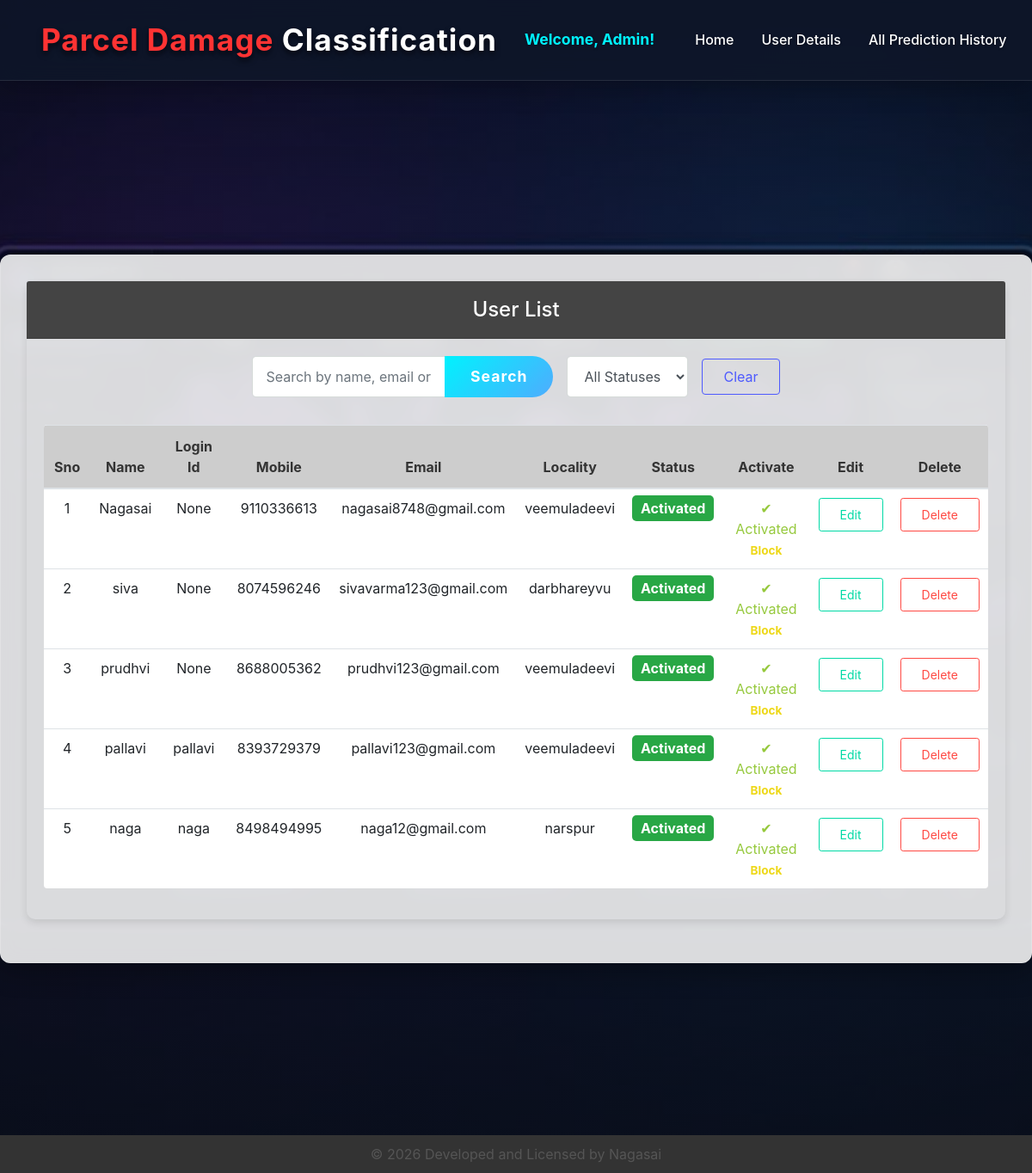
Page /ViewRegisteredUsers/ on the committed database.
### users/models.py (models this page shows, shortened)
class UserRegistrationModel(models.Model):
    name = models.CharField(unique=True, max_length=100)
    loginid = models.CharField(unique=True, max_length=100, null=True, blank=True)
    password = models.CharField(max_length=100)
    mobile = models.CharField(unique=True, max_length=100)
    email = models.CharField(unique=True, max_length=100)
    locality = models.CharField(max_length=100)
    address = models.CharField(max_length=1000)
    city = models.CharField(max_length=100)
    state = models.CharField(max_length=100)
    status = models.CharField(max_length=100)
    otp_code = models.CharField(max_length=6, null=True, blank=True)
    otp_created_at = models.DateTimeField(null=True, blank=True)
    class Meta:
        db_table = 'UserRegistrations'

### admins/views.py (the view)
# urls.py: path("ViewRegisteredUsers/", admins.ViewRegisteredUsers, name="ViewRegisteredUsers"),
def ViewRegisteredUsers(request):
    search_query = request.GET.get('search')
    status_filter = request.GET.get('status')
    data = UserRegistrationModel.objects.all()
    if search_query:
        data = data.filter(
            Q(name__icontains=search_query) |
            Q(email__icontains=search_query) |
            Q(loginid__icontains=search_query)
        )
    if status_filter:
        data = data.filter(status=status_filter)
    return render(request, 'admins/RegisteredUsers.html', {'data': data})

### assets/templates/admins/RegisteredUsers.html (shortened to what this page needs)
{% extends 'admins/adminbase.html' %}
{% load static %}
{% block user_list %}active{% endblock %}
{% block content %}
<br>
<br>
<br>
<br>
    <br>
    <br>
    <br>
    <br>
        <br>
    <div>
        <div class="jumbotron wow fadeInUp" data-wow-duration="1s">
            <div class="row">
                <div class="col-md-12">
                    <div class="card">
                        <div class="card-header">User List</div>
                        <div class="card-body">
                            <div class="row mb-4">
                                <div class="col-md-12">
                                    <form method="GET" action="{% url 'ViewRegisteredUsers' %}" class="form-inline justify-content-center">
                                        <div class="input-group mr-3 mb-2" style="width: 350px;">
                                            <input type="text" name="search" class="form-control" placeholder="Search by name, email or login id..." value="{{ request.GET.search }}">
                                            <div class="input-group-append">
                                                <button class="btn btn-primary" type="submit">Search</button>
                                            </div>
                                        </div>
                                        <select name="status" class="form-control mr-3 mb-2" onchange="this.form.submit()">
                                            <option value="">All Statuses</option>
                                        </select>
                                        <a href="{% url 'ViewRegisteredUsers' %}" class="btn btn-outline-secondary mb-2">Clear</a>
                                    </form>
                                </div>
                            </div>
                            <div class="wow fadeInUp" data-wow-duration="1s">
        <table class="table table-hover text-center align-middle bg-white rounded">
                                <thead>
                                <tr>
                                    <th scope="col">Sno</th>
                                    <th scope="col">Name</th>
                                    <th scope="col">Login Id</th>
                                    <th scope="col">Mobile</th>
                                    <th scope="col">Email</th>
                                    <th scope="col">Locality</th>
                                    <th scope="col">Status</th>
                                    <th scope="col">Activate</th>
                                    <th scope="col">Edit</th>
                                    <th scope="col">Delete</th>
                                </tr>
                                </thead>
                                <tbody>
                                {% for user in data %}
                                    <tr>
                                        <td>{{ forloop.counter }}</td>
                                        <td>{{ user.name }}</td>
                                        <td>{{ user.loginid }}</td>
                                        <td>{{ user.mobile }}</td>
                                        <td>{{ user.email }}</td>
                                        <td>{{ user.locality }}</td>
                                        <td>
                                            {% if user.status == 'waiting' %}
                                                <span class="status-waiting">Waiting</span>
                                            {% else %}
                                                <span class="status-active">Activated</span>
                                            {% endif %}
                                        </td>
                                        <td>
                                            {% if user.status == 'waiting' %}
                                                <a class="btn-link" href="{% url 'AdminActivaUsers' %}?uid={{ user.id }}">Activate</a>
                                            {% elif user.status == 'blocked' %}
                                                <span class="text-danger">Blocked</span><br>
                                                <a class="btn-link text-success" href="{% url 'AdminActivaUsers' %}?uid={{ user.id }}" style="font-size: 0.85rem;">Unblock</a>
                                            {% else %}
                                                <span class="text-success">✔ Activated</span><br>
                                                <a class="btn-link text-warning" href="{% url 'BlockUser' %}?uid={{ user.id }}" style="font-size: 0.85rem;">Block</a>
                                            {% endif %}
                                        </td>
                                        <td>
                                            <a class="btn btn-sm btn-outline-primary" href="{% url 'EditUser' %}?uid={{ user.id }}">Edit</a>
                                        </td>
                                        <td>
                                            <a class="btn btn-sm btn-outline-danger" href="{% url 'DeleteUser' %}?uid={{ user.id }}" onclick="return confirm('Are you sure you want to delete this user?');">Delete</a>
                                        </td>
                                    </tr>
                                {% endfor %}
                                </tbody>
        </table>
    </div>
                        </div>
                    </div>
                </div>
            </div>
        </div>
    </div>
{% endblock %}

### assets/static/css/theme.css (style rules this page uses)
:root { --primary: #00D9A5; --accent: #FF3D85; --secondary: #4E5AFE; --warning: #EED818; --info: #05B4E1; --danger: #FF4943; --success: #96C93D; --dark: #343531; --light: #F5F9F6; --cs: #596261; --grey: #6E807A; }
body { font-family: "Source Sans Pro", sans-serif; line-height: 1.5; color: #343531; }
a { color: #07be94; text-decoration: none; background-color: transparent; }
.text-success { color: #96C93D !important; }
.text-warning { color: #EED818 !important; }
.btn-primary { color: #fff; background-color: #00D9A5; border-color: transparent; }
.btn-outline-primary { color: #00D9A5; border-color: #00D9A5; }
.btn-outline-secondary { color: #4E5AFE; border-color: #4E5AFE; }
.btn-outline-danger { color: #FF4943; border-color: #FF4943; }
.btn-link { font-weight: 400; color: #07be94; text-decoration: none; }
.btn { padding: 8px 24px; }
.form-control { padding: 8px 15px; height: calc(1.5em + 1.375rem + 2px); border-color: #d6dbd9; }

### assets/templates/admins/RegisteredUsers.html (style rules this page uses)
body { font-family: -apple-system, BlinkMacSystemFont, 'Segoe UI', Roboto, sans-serif; color: #ffffff; }
.jumbotron { background: rgba(255, 255, 255, 0.85); backdrop-filter: blur(10px); margin-top: 80px; padding: 30px; border-radius: 12px; box-shadow: 0 8px 32px rgba(0, 0, 0, 0.3); border: 1px solid rgba(255, 255, 255, 0.2); }
.card { border: none; border-radius: 10px; box-shadow: 0px 4px 10px rgba(0, 0, 0, 0.1); background: transparent; margin-bottom: 20px; }
.card-header { background: rgba(51, 51, 51, 0.9); color: white; text-align: center; font-size: 1.5rem; font-weight: 500; padding: 15px; border-radius: 10px 10px 0 0; }
.table { background: rgba(255, 255, 255, 0.9); border-radius: 0 0 10px 10px; overflow: hidden; }
.table th { background: rgba(200, 200, 200, 0.9); color: #333333; text-align: center; padding: 12px; font-size: 1rem; border-bottom: 2px solid #ddd; }
.table td { text-align: center; padding: 10px; font-size: 1rem; }
.btn-link { font-weight: bold; text-decoration: none; color: #007bff; }
.status-active { background: #28a745; color: white; padding: 5px 10px; border-radius: 5px; font-weight: bold; }

### rows in the picture
UserRegistrationModel: name "Nagasai", loginid "None", mobile "9110336613", email "nagasai8748@gmail.com", locality "veemuladeevi", status "Activated"
UserRegistrationModel: name "siva", loginid "None", mobile "8074596246", email "sivavarma123@gmail.com", locality "darbhareyvu", status "Activated"
UserRegistrationModel: name "prudhvi", loginid "None", mobile "8688005362", email "prudhvi123@gmail.com", locality "veemuladeevi", status "Activated"
UserRegistrationModel: name "pallavi", loginid "pallavi", mobile "8393729379", email "pallavi123@gmail.com", locality "veemuladeevi", status "Activated"
UserRegistrationModel: name "naga", loginid "naga", mobile "8498494995", email "naga12@gmail.com", locality "narspur", status "Activated"
